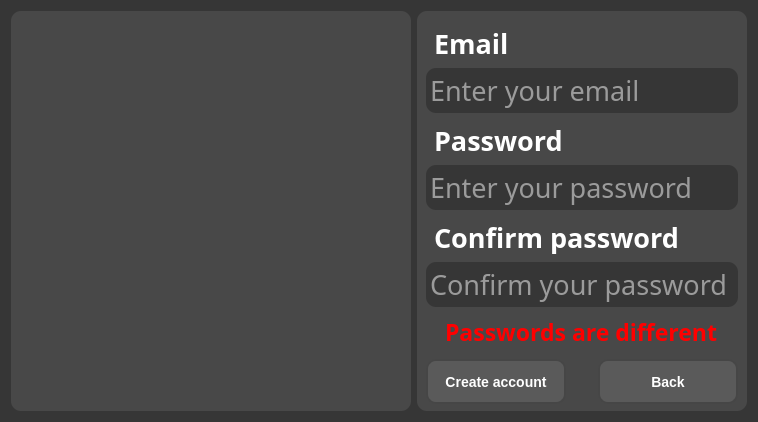
<?xml version="1.0" encoding="UTF-8"?>
<ui version="4.0">
 <class>Form</class>
 <widget class="QWidget" name="Form">
  <property name="geometry">
   <rect>
    <x>0</x>
    <y>0</y>
    <width>754</width>
    <height>418</height>
   </rect>
  </property>
  <property name="font">
   <font>
    <family>MS Serif</family>
   </font>
  </property>
  <property name="windowTitle">
   <string>Form</string>
  </property>
  <property name="styleSheet">
   <string notr="true">background-color:rgb(54, 54, 54);</string>
  </property>
  <layout class="QHBoxLayout" name="horizontalLayout_2">
   <item>
    <widget class="QFrame" name="leftFrame">
     <property name="minimumSize">
      <size>
       <width>400</width>
       <height>400</height>
      </size>
     </property>
     <property name="styleSheet">
      <string notr="true">background-color: rgb(72, 72, 72);
border-radius: 10px;</string>
     </property>
     <property name="frameShape">
      <enum>QFrame::StyledPanel</enum>
     </property>
     <property name="frameShadow">
      <enum>QFrame::Raised</enum>
     </property>
     <layout class="QVBoxLayout" name="verticalLayout_2">
      <item>
       <widget class="QLabel" name="labelImage">
        <property name="minimumSize">
         <size>
          <width>300</width>
          <height>150</height>
         </size>
        </property>
        <property name="styleSheet">
         <string notr="true">border-radius: 10px;</string>
        </property>
        <property name="text">
         <string/>
        </property>
        <property name="pixmap">
         <pixmap>StartLogo.png</pixmap>
        </property>
        <property name="scaledContents">
         <bool>true</bool>
        </property>
       </widget>
      </item>
     </layout>
    </widget>
   </item>
   <item>
    <widget class="QFrame" name="rightFrame">
     <property name="minimumSize">
      <size>
       <width>330</width>
       <height>400</height>
      </size>
     </property>
     <property name="styleSheet">
      <string notr="true">background-color: rgb(72, 72, 72);
border-radius: 10px;</string>
     </property>
     <property name="frameShape">
      <enum>QFrame::StyledPanel</enum>
     </property>
     <property name="frameShadow">
      <enum>QFrame::Raised</enum>
     </property>
     <layout class="QVBoxLayout" name="verticalLayout">
      <item alignment="Qt::AlignLeft">
       <widget class="QLabel" name="emailLabel">
        <property name="maximumSize">
         <size>
          <width>16777215</width>
          <height>60</height>
         </size>
        </property>
        <property name="font">
         <font>
          <family>Maiandra GD</family>
          <pointsize>20</pointsize>
          <weight>75</weight>
          <bold>true</bold>
         </font>
        </property>
        <property name="styleSheet">
         <string notr="true">color: white;
background-color: rgba(0,0,0,0);
margin-top: 5px;
</string>
        </property>
        <property name="text">
         <string>Email</string>
        </property>
       </widget>
      </item>
      <item alignment="Qt::AlignVCenter">
       <widget class="QTextEdit" name="textEmail">
        <property name="minimumSize">
         <size>
          <width>50</width>
          <height>45</height>
         </size>
        </property>
        <property name="maximumSize">
         <size>
          <width>16777215</width>
          <height>45</height>
         </size>
        </property>
        <property name="font">
         <font>
          <family>Maiandra GD</family>
          <pointsize>20</pointsize>
         </font>
        </property>
        <property name="cursor" stdset="0">
         <cursorShape>IBeamCursor</cursorShape>
        </property>
        <property name="styleSheet">
         <string notr="true">QTextEdit {
	color: white;
	border-radius: 10px;
	background-color: rgb(54, 54, 54);
}

QTextEdit:hover {
	color: white;
	border-radius: 10px;
	background-color: rgb(54, 54, 54);
	border: 2px solid rgb(0, 0, 0);
}</string>
        </property>
        <property name="placeholderText">
         <string>Enter your email</string>
        </property>
       </widget>
      </item>
      <item alignment="Qt::AlignLeft">
       <widget class="QLabel" name="passwordLabel">
        <property name="maximumSize">
         <size>
          <width>16777215</width>
          <height>60</height>
         </size>
        </property>
        <property name="font">
         <font>
          <family>Maiandra GD</family>
          <pointsize>20</pointsize>
          <weight>75</weight>
          <bold>true</bold>
         </font>
        </property>
        <property name="styleSheet">
         <string notr="true">color: white;
background-color: rgba(0,0,0,0);
margin-top: 5px;</string>
        </property>
        <property name="text">
         <string>Password</string>
        </property>
       </widget>
      </item>
      <item>
       <widget class="QTextEdit" name="textPassword">
        <property name="minimumSize">
         <size>
          <width>50</width>
          <height>45</height>
         </size>
        </property>
        <property name="maximumSize">
         <size>
          <width>16777215</width>
          <height>45</height>
         </size>
        </property>
        <property name="font">
         <font>
          <family>Maiandra GD</family>
          <pointsize>20</pointsize>
         </font>
        </property>
        <property name="cursor" stdset="0">
         <cursorShape>IBeamCursor</cursorShape>
        </property>
        <property name="styleSheet">
         <string notr="true">QTextEdit {
	color: white;
	border-radius: 10px;
	background-color: rgb(54, 54, 54);
}

QTextEdit:hover {
	color: white;
	border-radius: 10px;
	background-color: rgb(54, 54, 54);
	border: 2px solid rgb(0, 0, 0);
}</string>
        </property>
        <property name="placeholderText">
         <string>Enter your password</string>
        </property>
       </widget>
      </item>
      <item>
       <widget class="QLabel" name="passwordLabelConfirm">
        <property name="maximumSize">
         <size>
          <width>16777215</width>
          <height>60</height>
         </size>
        </property>
        <property name="font">
         <font>
          <family>Maiandra GD</family>
          <pointsize>20</pointsize>
          <weight>75</weight>
          <bold>true</bold>
         </font>
        </property>
        <property name="styleSheet">
         <string notr="true">color: white;
background-color: rgba(0,0,0,0);
margin-top: 5px;</string>
        </property>
        <property name="text">
         <string>Confirm password</string>
        </property>
       </widget>
      </item>
      <item>
       <widget class="QTextEdit" name="textPasswordConfirm">
        <property name="minimumSize">
         <size>
          <width>50</width>
          <height>45</height>
         </size>
        </property>
        <property name="maximumSize">
         <size>
          <width>16777215</width>
          <height>45</height>
         </size>
        </property>
        <property name="font">
         <font>
          <family>Maiandra GD</family>
          <pointsize>20</pointsize>
         </font>
        </property>
        <property name="cursor" stdset="0">
         <cursorShape>IBeamCursor</cursorShape>
        </property>
        <property name="styleSheet">
         <string notr="true">QTextEdit {
	color: white;
	border-radius: 10px;
	background-color: rgb(54, 54, 54);
}

QTextEdit:hover {
	color: white;
	border-radius: 10px;
	background-color: rgb(54, 54, 54);
	border: 2px solid rgb(0, 0, 0);
}</string>
        </property>
        <property name="placeholderText">
         <string>Confirm your password</string>
        </property>
       </widget>
      </item>
      <item alignment="Qt::AlignHCenter">
       <widget class="QLabel" name="labelError">
        <property name="font">
         <font>
          <family>Maiandra GD</family>
          <pointsize>17</pointsize>
          <weight>75</weight>
          <bold>true</bold>
          <underline>false</underline>
         </font>
        </property>
        <property name="styleSheet">
         <string notr="true">background-color: rgba(0,0,0,0);
color: red;
margin-top: 5px;
margin-bottom: 5px;</string>
        </property>
        <property name="text">
         <string>Passwords are different</string>
        </property>
       </widget>
      </item>
      <item>
       <spacer name="verticalSpacer">
        <property name="orientation">
         <enum>Qt::Vertical</enum>
        </property>
        <property name="sizeHint" stdset="0">
         <size>
          <width>20</width>
          <height>40</height>
         </size>
        </property>
       </spacer>
      </item>
      <item>
       <layout class="QHBoxLayout" name="horizontalLayout">
        <property name="sizeConstraint">
         <enum>QLayout::SetMaximumSize</enum>
        </property>
        <item>
         <widget class="QPushButton" name="pushButtonLogIn">
          <property name="minimumSize">
           <size>
            <width>140</width>
            <height>45</height>
           </size>
          </property>
          <property name="maximumSize">
           <size>
            <width>16777215</width>
            <height>80</height>
           </size>
          </property>
          <property name="font">
           <font>
            <pointsize>-1</pointsize>
            <weight>75</weight>
            <bold>true</bold>
           </font>
          </property>
          <property name="cursor">
           <cursorShape>PointingHandCursor</cursorShape>
          </property>
          <property name="styleSheet">
           <string notr="true">QPushButton {
    color: white;
    background-color: rgb(90, 90, 90);
    border-radius: 10px;
    border: 2px solid rgb(70, 70, 70); 
    padding: 5px 10px; 
    font-size: 14px; 
}

QPushButton:hover {
    background-color: rgb(120, 120, 120); 
    border: 2px solid rgb(0, 0, 0);
}

QPushButton:pressed {
    background-color: rgb(70, 70, 70); 
    border: 2px solid rgb(0, 0, 0);
}
</string>
          </property>
          <property name="text">
           <string>Create account</string>
          </property>
         </widget>
        </item>
        <item>
         <spacer name="horizontalSpacer">
          <property name="orientation">
           <enum>Qt::Horizontal</enum>
          </property>
          <property name="sizeHint" stdset="0">
           <size>
            <width>30</width>
            <height>20</height>
           </size>
          </property>
         </spacer>
        </item>
        <item>
         <widget class="QPushButton" name="pushButtonSignIn">
          <property name="minimumSize">
           <size>
            <width>140</width>
            <height>45</height>
           </size>
          </property>
          <property name="maximumSize">
           <size>
            <width>16777215</width>
            <height>80</height>
           </size>
          </property>
          <property name="font">
           <font>
            <pointsize>-1</pointsize>
            <weight>75</weight>
            <bold>true</bold>
           </font>
          </property>
          <property name="cursor">
           <cursorShape>PointingHandCursor</cursorShape>
          </property>
          <property name="styleSheet">
           <string notr="true">QPushButton {
    color: white;
    background-color: rgb(90, 90, 90);
    border-radius: 10px;
    border: 2px solid rgb(70, 70, 70); 
    padding: 5px 10px; 
    font-size: 14px; 
}

QPushButton:hover {
    background-color: rgb(120, 120, 120); 
    border: 2px solid rgb(0, 0, 0);
}

QPushButton:pressed {
    background-color: rgb(70, 70, 70); 
    border: 2px solid rgb(0, 0, 0);
}</string>
          </property>
          <property name="text">
           <string>Back</string>
          </property>
         </widget>
        </item>
       </layout>
      </item>
     </layout>
    </widget>
   </item>
  </layout>
 </widget>
 <resources/>
 <connections/>
</ui>
